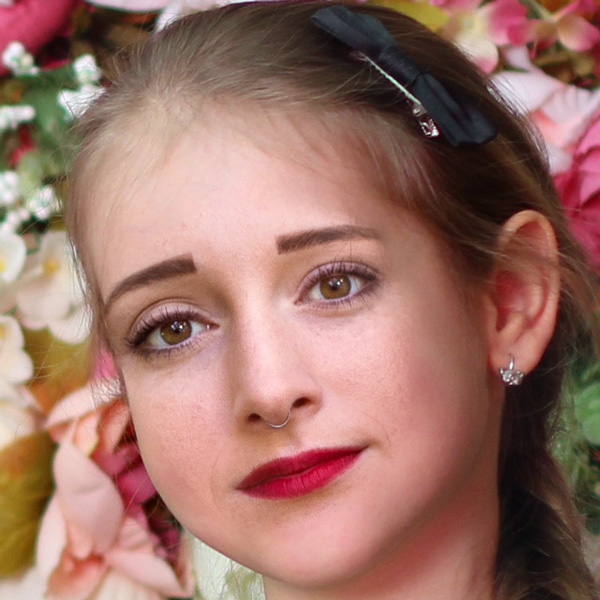
#> input picture face/data_set/real_and_fake_face/training_fake/easy_103_1111.jpg, 600 x 600 px, given in place of the camera
$ python faceDetection.py
#> lines starting #> are read from the running program, lines starting #| are printed output that depends on the picture; after the words box and inside, x2 and y2 are one past the last pixel; in counts of white or black regions, pixels touching at a corner belong together
import cv2

face_cascade = cv2.CascadeClassifier('haarcascades/haarcascade_frontalface_default.xml')
eye_cascade = cv2.CascadeClassifier('haarcascades/haarcascade_eye.xml')

key = cv2. waitKey(1)
#> (key q is pressed here)
webcam = cv2.VideoCapture(0)
while True:
    try:
        check, frame = webcam.read()
#> frame is the input picture: shape (600, 600, 3); mean B, G, R 102.5, 113.6, 155.3

        gray = cv2.cvtColor(frame, cv2.COLOR_BGR2GRAY)
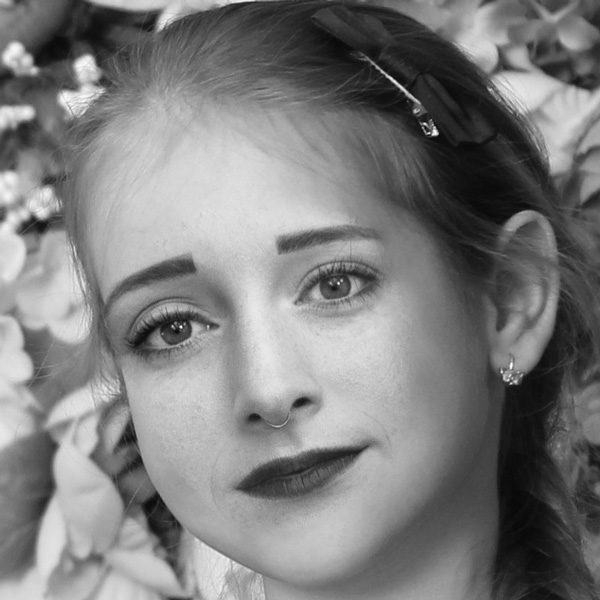
#> gray: shape (600, 600); min 6, max 255, mean 124.8
        faces = face_cascade.detectMultiScale(gray, 1.3, 5)
#> faces = [[46, 122, 448, 448]]

        for (x,y,w,h) in faces:
            cv2.rectangle(frame,(x,y),(x+w,y+h),(255,0,0),2)
            roi_gray = gray[y:y+h, x:x+w]
            roi_color = frame[y:y+h, x:x+w]


            eyes = eye_cascade.detectMultiScale(roi_gray)
#> this loop made 1 pass
#> pass 1, `roi_gray = gray[y:y+h, x:x+w]`:
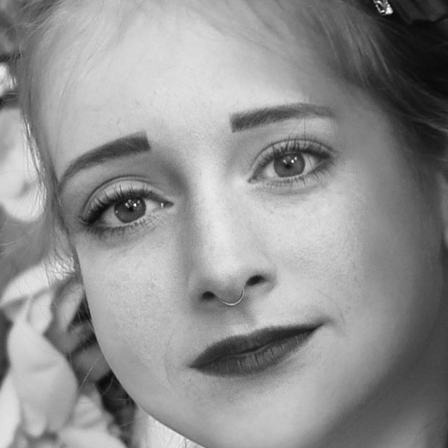
#> roi_gray: shape (448, 448); min 8, max 254, mean 144.8
#> pass 1, `roi_color = frame[y:y+h, x:x+w]`:
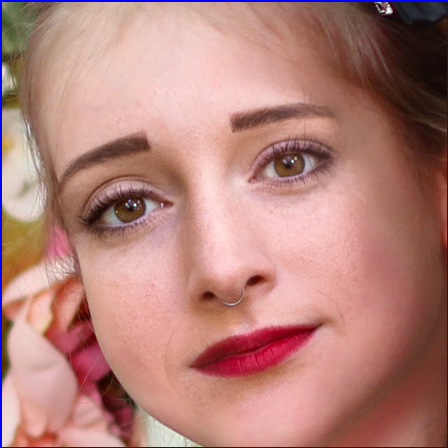
#> roi_color: shape (448, 448, 3); mean B, G, R 122.7, 129.3, 179.6
#> after the loop:
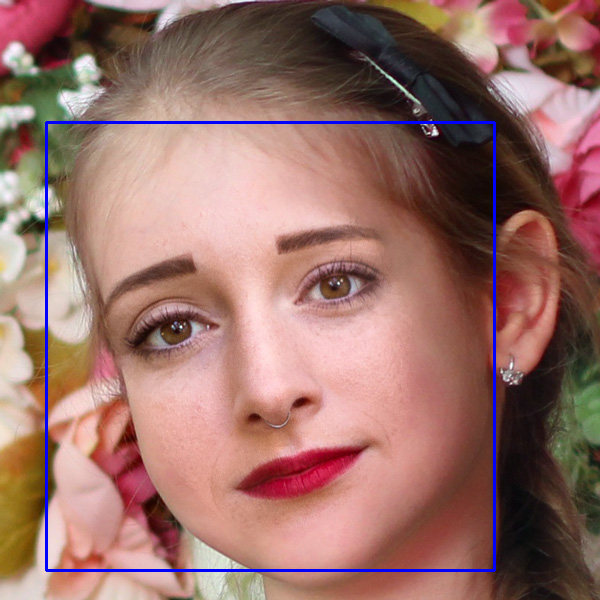
#> frame: shape (600, 600, 3); 1.49% of pixels changed, all inside (x1, y1, x2, y2) = (45, 121, 496, 572)
        for (ex,ey,ew,eh) in eyes:
            cv2.rectangle(roi_color,(ex,ey),(ex+ew,ey+eh),(0,255,0),2)
#> this loop made 5 passes
#> (ex, ey, ew, eh) on passes 1 to 5: (183, 278, 44, 44), (239, 114, 99, 99), (74, 167, 89, 89), (60, 358, 81, 81), (173, 305, 108, 108)
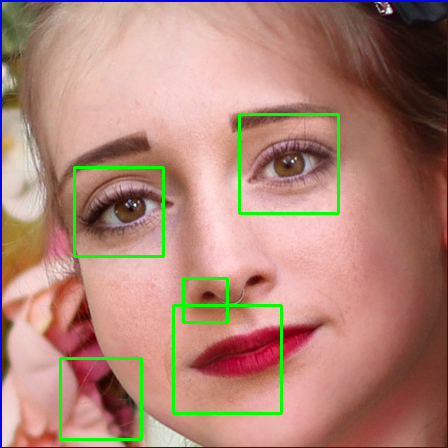
#> roi_color: shape (448, 448, 3); 2.5% of pixels changed, all inside (x1, y1, x2, y2) = (59, 113, 340, 441)

       # print(check) #prints true as long as the webcam is running
       # print(frame) #prints matrix values of each framecd

        cv2.imshow("Capturing", frame)
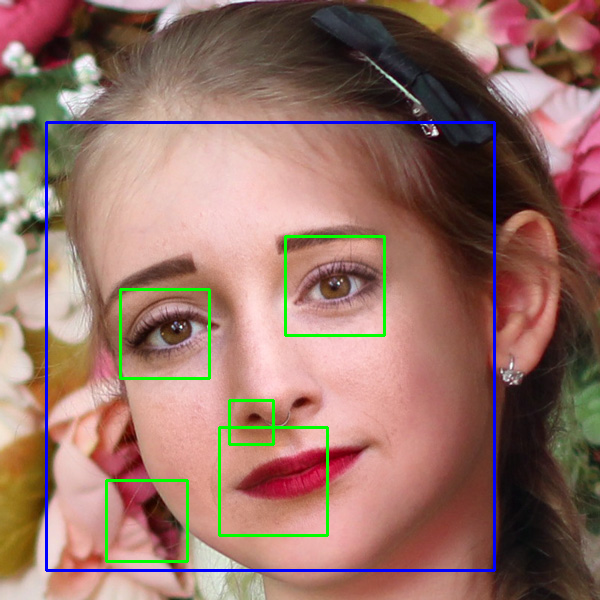
#> window 'Capturing': shape (600, 600, 3); mean B, G, R 103.1, 113.6, 150.5
        key = cv2.waitKey(1)
#> (key q is pressed here)
        if key == ord('s'):
            cv2.imwrite(filename='saved_img.jpg', img=frame)
            webcam.release()
            img_new = cv2.imread('saved_img.jpg', cv2.IMREAD_GRAYSCALE)
            img_new = cv2.imshow("Captured Image", img_new)
            cv2.waitKey(1650)
            cv2.destroyAllWindows()
            print("Processing image...")
            img_ = cv2.imread('saved_img.jpg', cv2.IMREAD_ANYCOLOR)
            print("Converting RGB image to grayscale...")
            gray = cv2.cvtColor(img_, cv2.COLOR_BGR2GRAY)
            print("Converted RGB image to grayscale...")
            print("Resizing image to 28x28 scale...")
            img_ = cv2.resize(gray,(28,28))
            print("Resized...")
            img_resized = cv2.imwrite(filename='saved_img-final.jpg', img=img_)
            print("Image saved!")

            break
        elif key == ord('q'):
            print("Turning off camera.")
            webcam.release()
            print("Camera off.")
            print("Program ended.")
            cv2.destroyAllWindows()
            break

    except(KeyboardInterrupt):
        print("Turning off camera.")
        webcam.release()
        print("Camera off.")
        print("Program ended.")
        cv2.destroyAllWindows()
        break

$ run again, on face/data_set/real_and_fake_face/training_fake/easy_110_0001.jpg
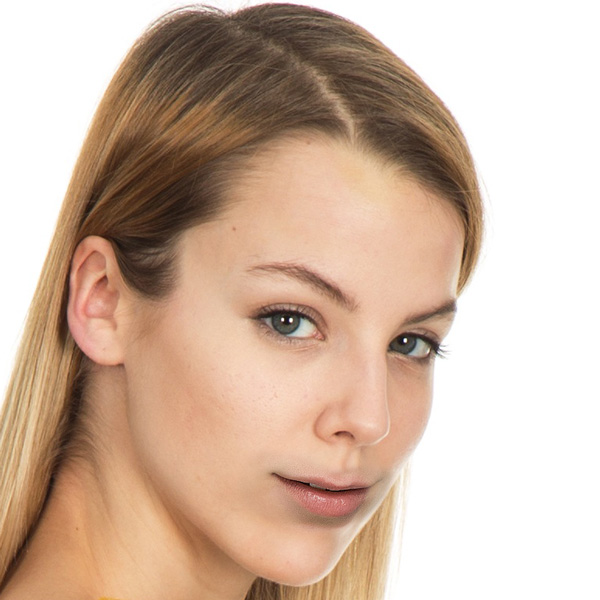
#> input picture face/data_set/real_and_fake_face/training_fake/easy_110_0001.jpg, 600 x 600 px, given in place of the camera
#> frame is the input picture: shape (600, 600, 3); mean B, G, R 164.4, 182.4, 207.8
#> faces = [[115, 149, 430, 430]]
#> the loop `for (x,y,w,h) in faces:` made 1 pass
#> the loop `for (ex,ey,ew,eh) in eyes:` made 4 passes
#> (ex, ey, ew, eh) on passes 1 to 4: (264, 164, 64, 64), (205, 270, 40, 40), (126, 127, 92, 92), (1, 94, 64, 64)
#> after the loop `for (ex,ey,ew,eh) in eyes:`:
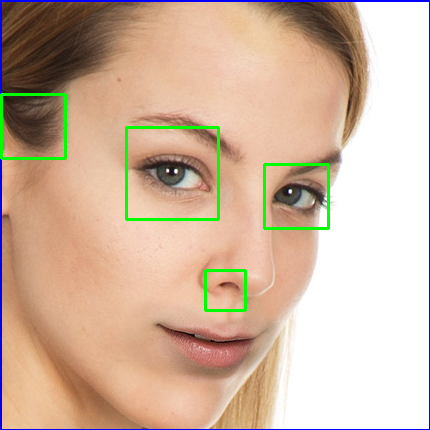
#> roi_color: shape (430, 430, 3); mean B, G, R 160.1, 181.4, 207.6
#> `cv2.imshow("Capturing", frame)`:
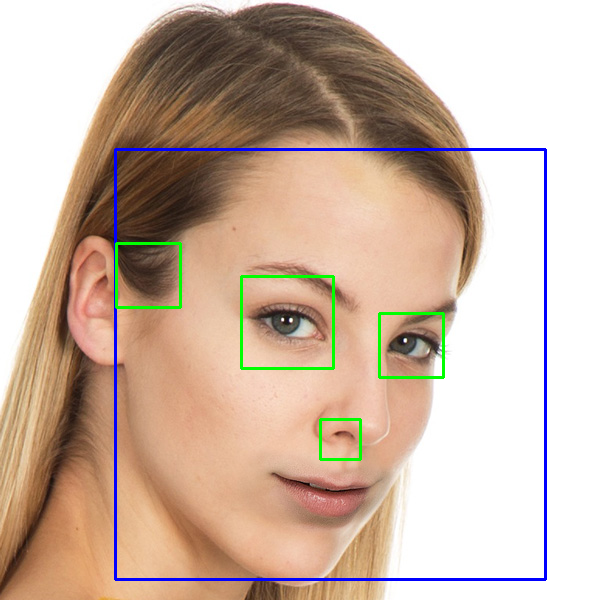
#> window 'Capturing': shape (600, 600, 3); mean B, G, R 164.5, 180.7, 203.2

$ run again, on face/data_set/real_and_fake_face/training_fake/easy_125_0011.jpg
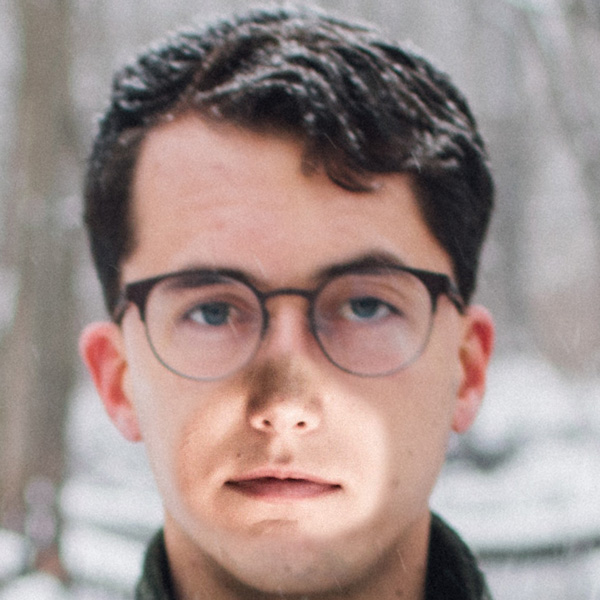
#> input picture face/data_set/real_and_fake_face/training_fake/easy_125_0011.jpg, 600 x 600 px, given in place of the camera
#> frame is the input picture: shape (600, 600, 3); mean B, G, R 138.2, 142.1, 160.2
#> faces = [[68, 133, 430, 430]]
#> the loop `for (x,y,w,h) in faces:` made 1 pass
#> (x, y, w, h, eyes) on pass 1: (68, 133, 430, 430, [[108, 148, 65, 65], [259, 138, 75, 75]])
#> the loop `for (ex,ey,ew,eh) in eyes:` made 2 passes
#> (ex, ey, ew, eh) on passes 1 to 2: (108, 148, 65, 65), (259, 138, 75, 75)
#> after the loop `for (ex,ey,ew,eh) in eyes:`:
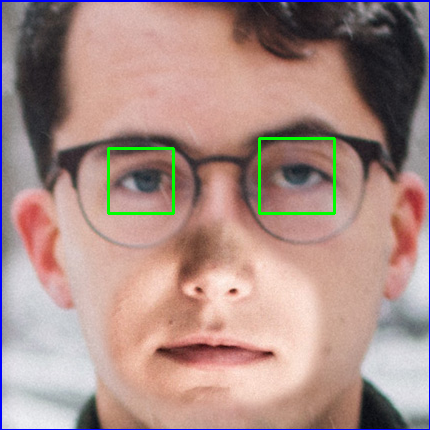
#> roi_color: shape (430, 430, 3); mean B, G, R 135.2, 141.4, 170.1
#> `cv2.imshow("Capturing", frame)`:
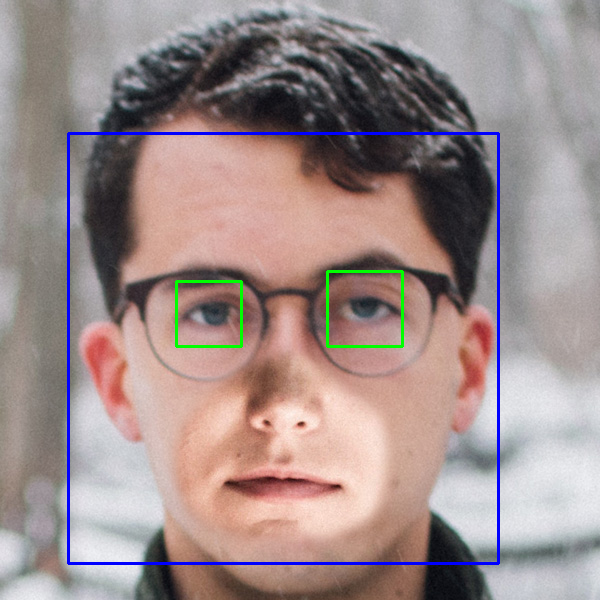
#> window 'Capturing': shape (600, 600, 3); mean B, G, R 139.5, 140.9, 157.5
